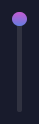
<?xml version="1.0" encoding="UTF-8"?>
<ui version="4.0">
 <class>Volume</class>
 <widget class="QWidget" name="Volume">
  <property name="geometry">
   <rect>
    <x>0</x>
    <y>0</y>
    <width>39</width>
    <height>124</height>
   </rect>
  </property>
  <property name="minimumSize">
   <size>
    <width>0</width>
    <height>0</height>
   </size>
  </property>
  <property name="windowTitle">
   <string>Form</string>
  </property>
  <property name="styleSheet">
   <string notr="true">background-color: #181B2C;</string>
  </property>
  <layout class="QHBoxLayout" name="horizontalLayout">
   <property name="spacing">
    <number>0</number>
   </property>
   <property name="leftMargin">
    <number>0</number>
   </property>
   <property name="topMargin">
    <number>0</number>
   </property>
   <property name="rightMargin">
    <number>0</number>
   </property>
   <property name="bottomMargin">
    <number>0</number>
   </property>
   <item>
    <widget class="QSlider" name="VolumeSl">
     <property name="minimumSize">
      <size>
       <width>0</width>
       <height>100</height>
      </size>
     </property>
     <property name="maximumSize">
      <size>
       <width>16777215</width>
       <height>100</height>
      </size>
     </property>
     <property name="cursor">
      <cursorShape>ArrowCursor</cursorShape>
     </property>
     <property name="styleSheet">
      <string notr="true">QSlider {
	background: #181B2C;
}

QSlider::groove:vertical { 
	background-color: #303240;
	width: 5px;
	border-radius: 2px;
}

QSlider::handle:vertical { 
	background-color: qlineargradient(x1:0 y1:0, x2:0 y2:1, stop:0 #C35BD1, stop:1 #657DDF);
	height: 14px; 
	margin-right: -5px; 
	margin-left: -5px; 
	border-radius: 7px;
}
</string>
     </property>
     <property name="maximum">
      <number>100</number>
     </property>
     <property name="value">
      <number>100</number>
     </property>
     <property name="sliderPosition">
      <number>100</number>
     </property>
     <property name="orientation">
      <enum>Qt::Vertical</enum>
     </property>
    </widget>
   </item>
  </layout>
 </widget>
 <resources/>
 <connections/>
</ui>
